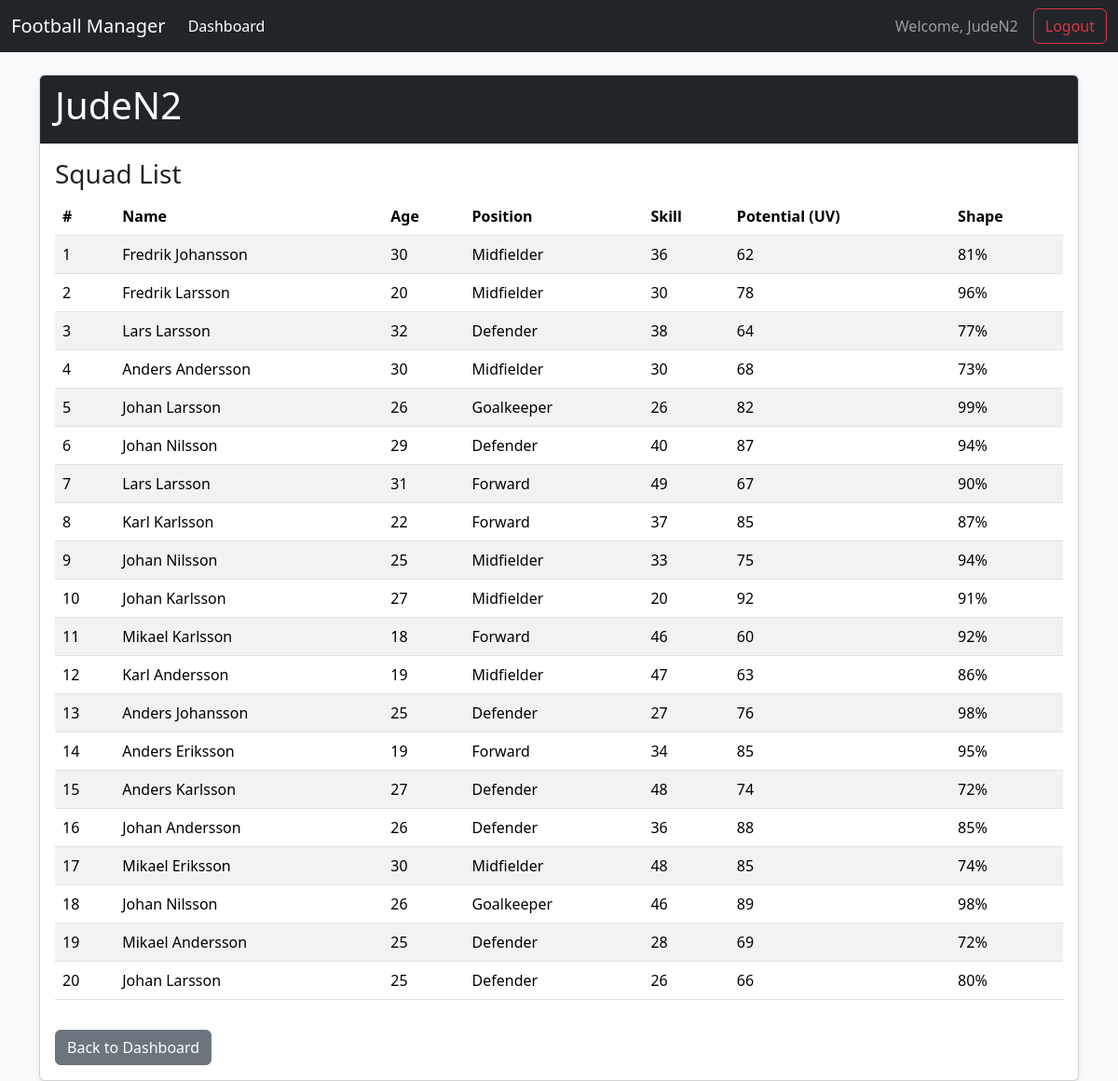
The app's page /team/2 (signed in) with its own data.
### app/models.py (models this page shows)
class Team(db.Model):
    id = db.Column(db.Integer, primary_key=True)
    name = db.Column(db.String(100), unique=True, nullable=False)
    country = db.Column(db.String(50), nullable=False)
    user_id = db.Column(db.Integer, db.ForeignKey('user.id'), nullable=False, unique=True)
    players = db.relationship('Player', backref='team', lazy=True, cascade="all, delete-orphan")

class Player(db.Model):
    id = db.Column(db.Integer, primary_key=True)
    name = db.Column(db.String(100), nullable=False)
    age = db.Column(db.Integer, nullable=False)
    position = db.Column(db.Enum(Position), nullable=False)
    skill = db.Column(db.Integer, nullable=False)
    potential = db.Column(db.Integer, nullable=False) # "UV" (utvecklingsvärde)
    shape = db.Column(db.Integer, nullable=False)
    shirt_number = db.Column(db.Integer, nullable=False)
    team_id = db.Column(db.Integer, db.ForeignKey('team.id'), nullable=False)

### app/routes_game.py (the view)
@game_bp.route('/team/<int:team_id>')
def team_page(team_id):
    if 'username' not in session:
        return redirect(url_for('auth_bp.login'))
    team = Team.query.get_or_404(team_id)
    user = User.query.filter_by(username=session['username']).first()
    if team.user_id != user.id:
        flash("You do not have permission to view this page.")
        return redirect(url_for('game_bp.dashboard'))
    return render_template('team_page.html', team=team)

### app/templates/team_page.html (shortened to what this page needs)
{% extends "base.html" %}
{% block content %}
<div class="card shadow-sm">
    <div class="card-header bg-dark text-white">
        <h1>{{ team.name }} <small class="text-muted">({{ team.country }})</small></h1>
    </div>
    <div class="card-body">
        <h3 class="card-title">Squad List</h3>
        <div class="table-responsive">
            <table class="table table-striped table-hover">
                <thead>
                    <tr>
                        <th>#</th>
                        <th>Name</th>
                        <th>Age</th>
                        <th>Position</th>
                        <th>Skill</th>
                        <th>Potential (UV)</th>
                        <th>Shape</th>
                    </tr>
                </thead>
                <tbody>
                    {% for player in team.players | sort(attribute='shirt_number') %}
                    <tr>
                        <td>{{ player.shirt_number }}</td>
                        <td>{{ player.name }}</td>
                        <td>{{ player.age }}</td>
                        <td>{{ player.position.value }}</td>
                        <td>{{ player.skill }}</td>
                        <td>{{ player.potential }}</td>
                        <td>{{ player.shape }}%</td>
                    </tr>
                    {% endfor %}
                </tbody>
            </table>
        </div>
        <a href="{{ url_for('game_bp.dashboard') }}" class="btn btn-secondary mt-3">Back to Dashboard</a>
    </div>
</div>
{% endblock %}

### app/templates/base.html (shortened to what this page needs)
<!DOCTYPE html>
<html lang="en">
<head>
    <link href="https://cdn.jsdelivr.net/npm/bootstrap@5.3.3/dist/css/bootstrap.min.css" rel="stylesheet">
</head>
<body class="bg-light">
    <nav class="navbar navbar-expand-lg navbar-dark bg-dark">
        <div class="container-fluid">
            <a class="navbar-brand" href="{{ url_for('game_bp.dashboard') }}">Football Manager</a>
            <div class="collapse navbar-collapse">
                <ul class="navbar-nav me-auto mb-2 mb-lg-0">
                    <li class="nav-item">
                        <a class="nav-link active" href="{{ url_for('game_bp.dashboard') }}">Dashboard</a>
                    </li>
                </ul>
                {% if session.username %}
                <span class="navbar-text me-3">
                    Welcome, {{ session.username }}
                </span>
                <a href="{{ url_for('auth_bp.logout') }}" class="btn btn-outline-danger">Logout</a>
                {% endif %}
            </div>
        </div>
    </nav>
    <main class="container mt-4">
        {% block content %}{% endblock %}
    </main>
</body>
</html>

### records on screen
Team: name "JudeN2"
Player: shirt_number "1", name "Fredrik Johansson", age "30", position.value "Midfielder", skill "36", potential "62", shape "81"
Player: shirt_number "2", name "Fredrik Larsson", age "20", position.value "Midfielder", skill "30", potential "78", shape "96"
Player: shirt_number "3", name "Lars Larsson", age "32", position.value "Defender", skill "38", potential "64", shape "77"
Player: shirt_number "4", name "Anders Andersson", age "30", position.value "Midfielder", skill "30", potential "68", shape "73"
Player: shirt_number "5", name "Johan Larsson", age "26", position.value "Goalkeeper", skill "26", potential "82", shape "99"
Player: shirt_number "6", name "Johan Nilsson", age "29", position.value "Defender", skill "40", potential "87", shape "94"
Player: shirt_number "7", name "Lars Larsson", age "31", position.value "Forward", skill "49", potential "67", shape "90"
Player: shirt_number "8", name "Karl Karlsson", age "22", position.value "Forward", skill "37", potential "85", shape "87"
Player: shirt_number "9", name "Johan Nilsson", age "25", position.value "Midfielder", skill "33", potential "75", shape "94"
Player: shirt_number "10", name "Johan Karlsson", age "27", position.value "Midfielder", skill "20", potential "92", shape "91"
Player: shirt_number "11", name "Mikael Karlsson", age "18", position.value "Forward", skill "46", potential "60", shape "92"
Player: shirt_number "12", name "Karl Andersson", age "19", position.value "Midfielder", skill "47", potential "63", shape "86"
Player: shirt_number "13", name "Anders Johansson", age "25", position.value "Defender", skill "27", potential "76", shape "98"
Player: shirt_number "14", name "Anders Eriksson", age "19", position.value "Forward", skill "34", potential "85", shape "95"
Player: shirt_number "15", name "Anders Karlsson", age "27", position.value "Defender", skill "48", potential "74", shape "72"
Player: shirt_number "16", name "Johan Andersson", age "26", position.value "Defender", skill "36", potential "88", shape "85"
Player: shirt_number "17", name "Mikael Eriksson", age "30", position.value "Midfielder", skill "48", potential "85", shape "74"
Player: shirt_number "18", name "Johan Nilsson", age "26", position.value "Goalkeeper", skill "46", potential "89", shape "98"
Player: shirt_number "19", name "Mikael Andersson", age "25", position.value "Defender", skill "28", potential "69", shape "72"
Player: shirt_number "20", name "Johan Larsson", age "25", position.value "Defender", skill "26", potential "66", shape "80"

### other values on screen
{{ session.username }} "JudeN2"
